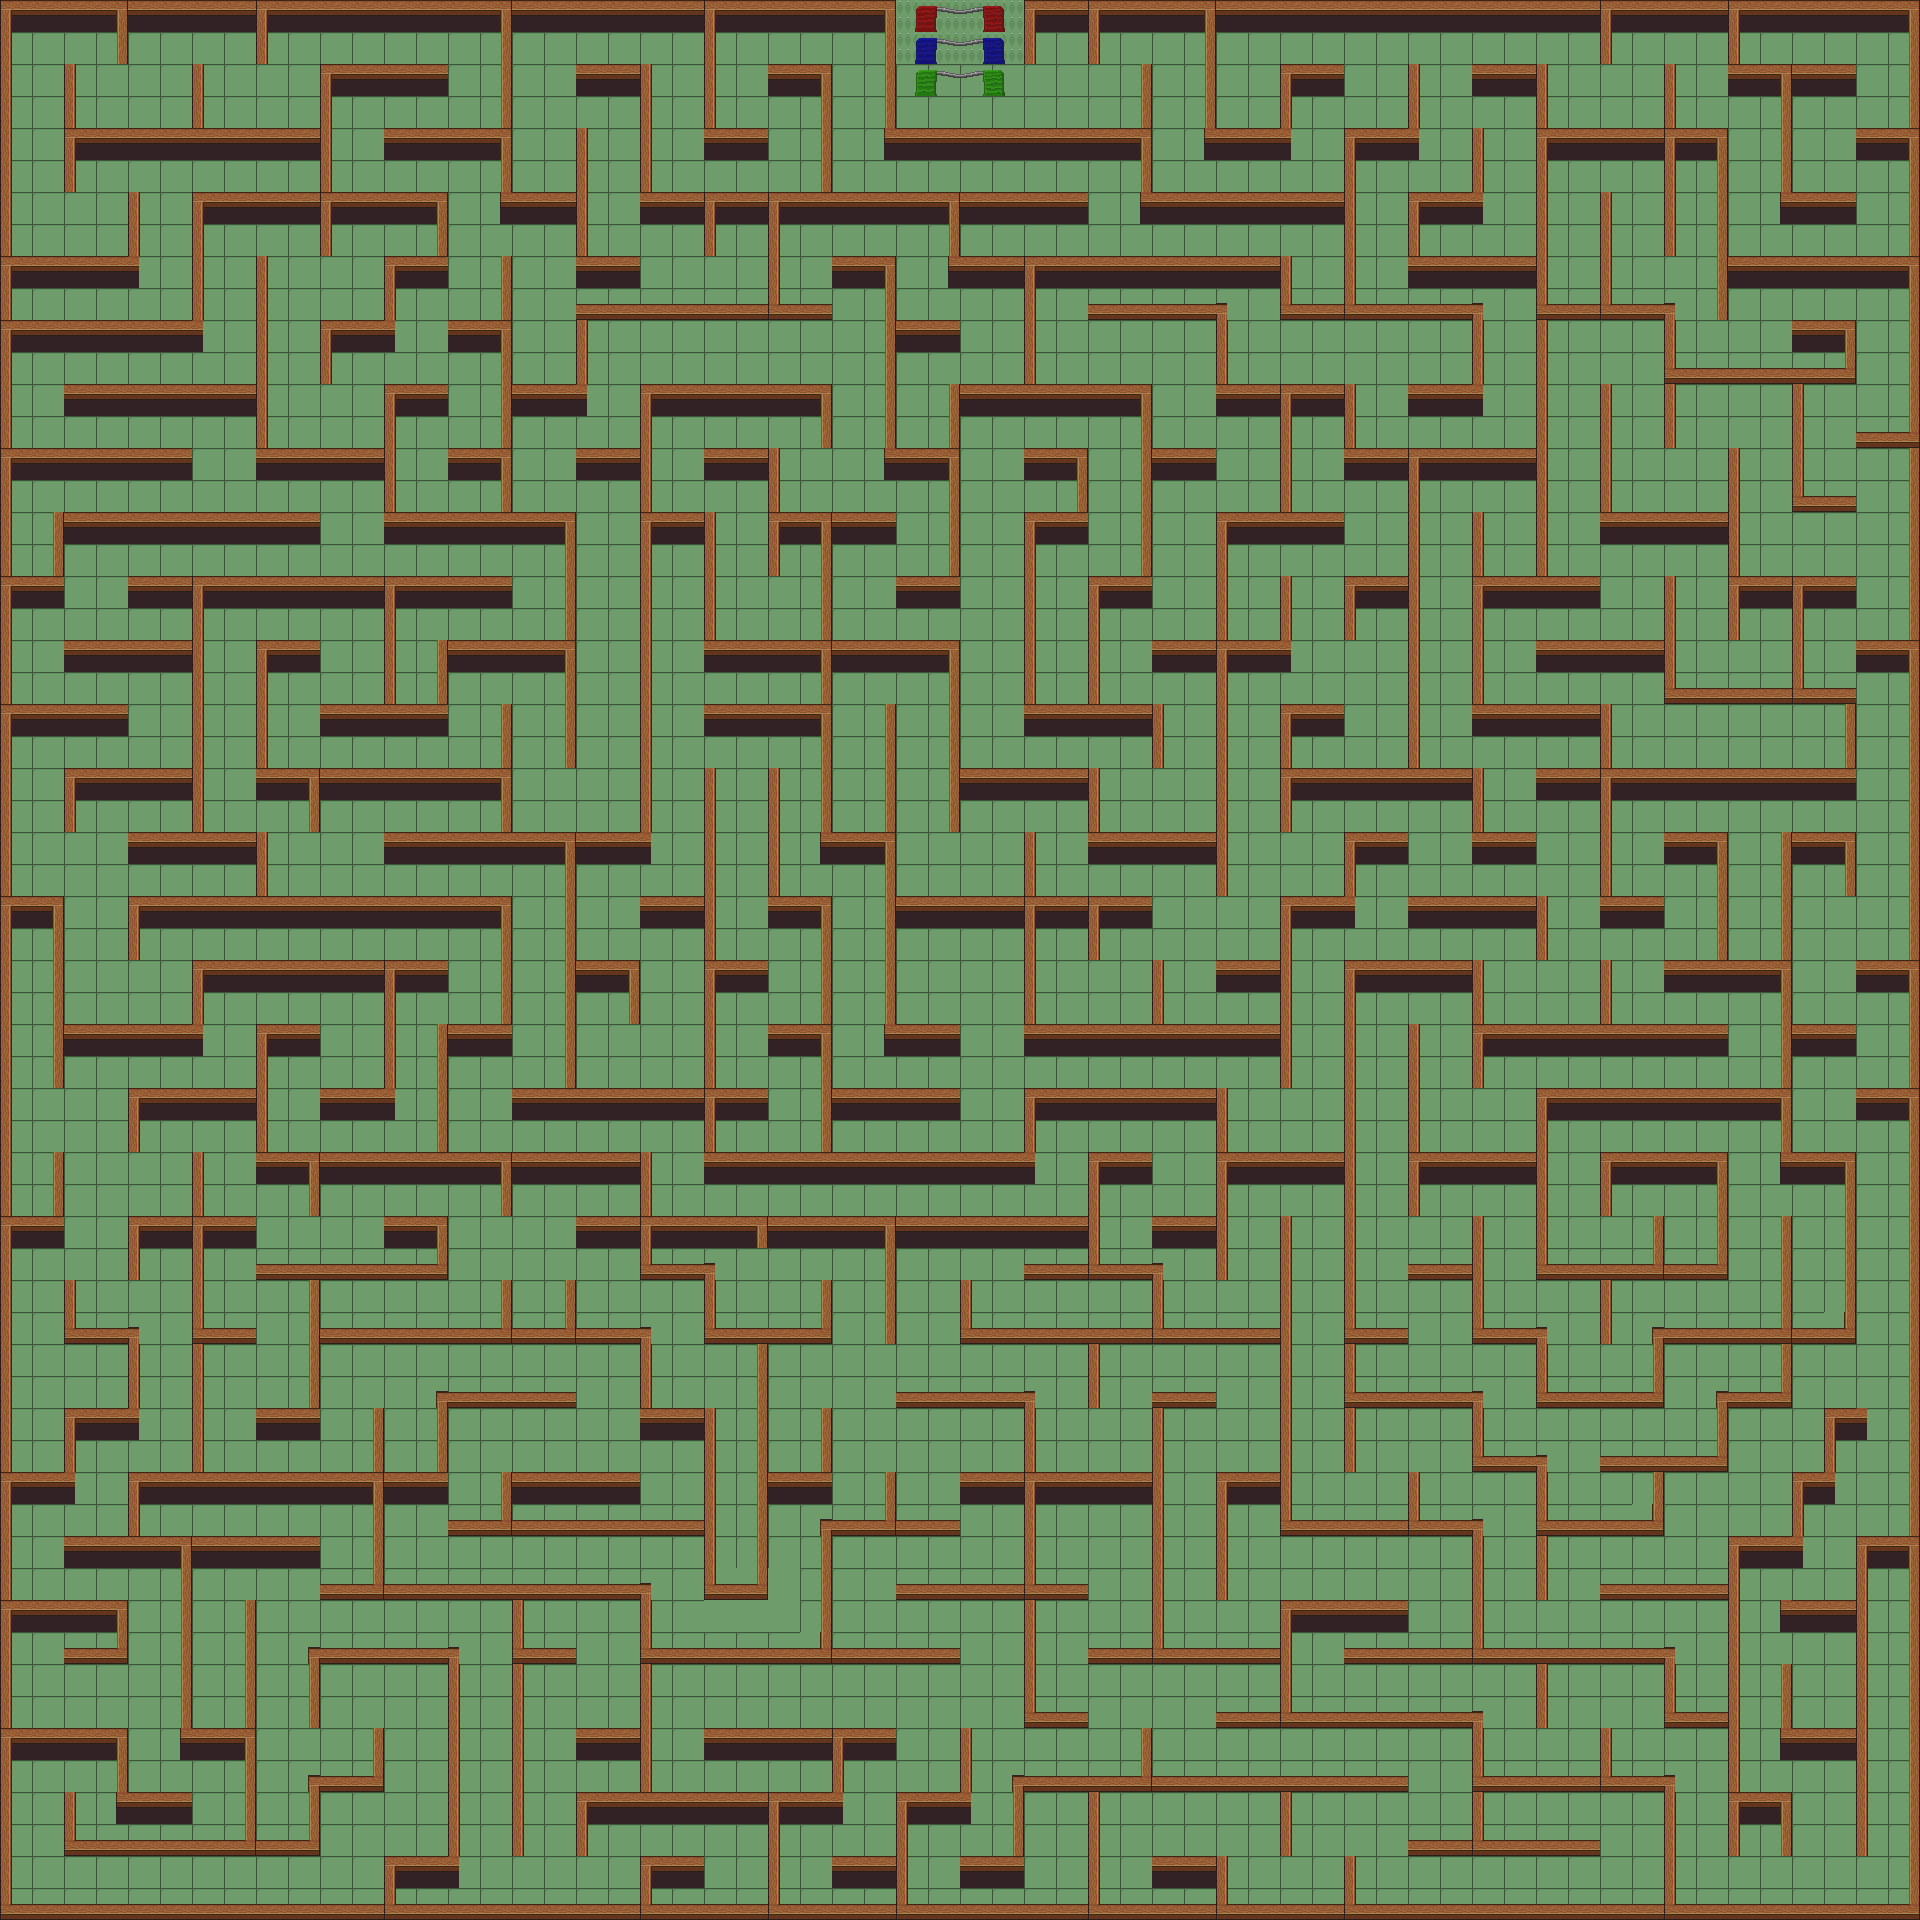

Tiled map render using the project's own tile images. Description and the map definition, with tile-layer contents summarised, below:
An orthogonal 60x60 tile map with 32x32 px tiles, 3 tile layers (Base, Wall-base, Gates), 4 tilesets and 433 objects.

<map version="1.8" tiledversion="1.8.5" orientation="orthogonal" renderorder="right-down" width="60" height="60" tilewidth="32" tileheight="32" infinite="0" nextlayerid="9" nextobjectid="468">
 <editorsettings>
  <export target="testMap6.lua" format="lua" />
 </editorsettings>
 <tileset firstgid="1" name="walls" tilewidth="32" tileheight="32" tilecount="6144" columns="64">
  <image source="walls.png" trans="ff00ff" width="2048" height="3072" />
 </tileset>
 <tileset firstgid="6145" name="walls1" tilewidth="32" tileheight="32" tilecount="6144" columns="64">
  <image source="../sprites/walls1.png" width="2048" height="3072" />
 </tileset>
 <tileset firstgid="12289" name="walls2" tilewidth="32" tileheight="32" tilecount="6144" columns="64">
  <image source="../sprites/walls2.png" width="2048" height="3072" />
 </tileset>
 <tileset firstgid="18433" name="castle" tilewidth="32" tileheight="32" tilecount="192" columns="16">
  <image source="../sprites/castle_tileset3.png" width="512" height="384" />
 </tileset>
 <layer id="4" name="Base" width="60" height="60">
  <data>[3600 cells, 3600 non-empty, 3 distinct tile ids]</data>
 </layer>
 <layer id="1" name="Wall-base" width="60" height="60">
  <data>[3600 cells, 1761 non-empty, 14 distinct tile ids]</data>
 </layer>
 <objectgroup id="8" name="Gate">
  <object id="458" x="910.67" y="5.33333" width="100" height="27.3333" />
  <object id="461" x="910.33" y="35.3333" width="100" height="31.3333" />
  <object id="462" x="910.33" y="68.6667" width="100" height="30" />
 </objectgroup>
 <layer id="7" name="Gates" width="60" height="60">
  <data>[3600 cells, 12 non-empty, 12 distinct tile ids]</data>
 </layer>
 <objectgroup id="5" name="Walls">
  <object id="3" x="0" y="1217" width="11" height="255" />
  <object id="4" x="12" y="1217" width="52" height="14" />
  <object id="5" x="54" y="1153" width="10" height="63" />
  <object id="6" x="0" y="1473" width="11" height="446" />
  <object id="8" x="1" y="448" width="10" height="768" />
  <object id="9" x="1" y="0" width="10" height="447" />
  <object id="10" x="13" y="0" width="500" height="10" />
  <object id="11" x="512" y="-1" width="384" height="11" />
  <object id="13" x="1600" y="-1" width="320" height="10" />
  <object id="14" x="1909" y="9" width="10" height="952" />
  <object id="15" x="1909" y="960" width="10" height="576" />
  <object id="16" x="1909" y="1535" width="11" height="378" />
  <object id="17" x="1217" y="1905" width="691" height="9" />
  <object id="19" x="639" y="1906" width="578" height="9" />
  <object id="20" x="10" y="1906" width="628" height="8" />
  <object id="21" x="640" y="1857" width="10" height="48" />
  <object id="22" x="651" y="1857" width="53" height="10" />
  <object id="23" x="385" y="1857" width="10" height="48" />
  <object id="24" x="397" y="1857" width="61" height="9" />
  <object id="25" x="448" y="1649" width="11" height="207" />
  <object id="26" x="310" y="1649" width="137" height="8" />
  <object id="27" x="309" y="1657" width="10" height="71" />
  <object id="28" x="373" y="1728" width="10" height="58" />
  <object id="29" x="308" y="1777" width="64" height="9" />
  <object id="30" x="310" y="1786" width="9" height="65" />
  <object id="32" x="64" y="1841" width="247" height="8" />
  <object id="33" x="64" y="1793" width="10" height="47" />
  <object id="34" x="118" y="1792" width="73" height="11" />
  <object id="35" x="118" y="1728" width="9" height="63" />
  <object id="36" x="10" y="1728" width="107" height="9" />
  <object id="37" x="245" y="1600" width="11" height="241" />
  <object id="38" x="181" y="1728" width="63" height="10" />
  <object id="39" x="181" y="1546" width="11" height="181" />
  <object id="40" x="64" y="1536" width="256" height="11" />
  <object id="41" x="11" y="1600" width="116" height="11" />
  <object id="42" x="117" y="1612" width="10" height="46" />
  <object id="43" x="64" y="1648" width="53" height="11" />
  <object id="44" x="321" y="1585" width="330" height="10" />
  <object id="45" x="512" y="1595" width="11" height="261" />
  <object id="46" x="524" y="1647" width="53" height="10" />
  <object id="47" x="640" y="1595" width="11" height="197" />
  <object id="48" x="576" y="1728" width="64" height="11" />
  <object id="49" x="577" y="1802" width="9" height="54" />
  <object id="50" x="576" y="1793" width="266" height="9" />
  <object id="51" x="768" y="1804" width="9" height="101" />
  <object id="52" x="703" y="1727" width="195" height="11" />
  <object id="53" x="652" y="1647" width="308" height="11" />
  <object id="54" x="833" y="1856" width="63" height="11" />
  <object id="55" x="897" y="1791" width="10" height="115" />
  <object id="56" x="909" y="1792" width="61" height="11" />
  <object id="57" x="961" y="1728" width="9" height="64" />
  <object id="58" x="961" y="1856" width="64" height="11" />
  <object id="59" x="820" y="1521" width="10" height="126" />
  <object id="60" x="831" y="1521" width="129" height="10" />
  <object id="61" x="885" y="1472" width="10" height="47" />
  <object id="62" x="1013" y="1778" width="10" height="78" />
  <object id="63" x="1089" y="1792" width="9" height="113" />
  <object id="65" x="1024" y="1777" width="385" height="10" />
  <object id="66" x="1141" y="1728" width="11" height="48" />
  <object id="67" x="1153" y="1857" width="64" height="10" />
  <object id="68" x="1218" y="1856" width="8" height="49" />
  <object id="69" x="1281" y="1790" width="10" height="67" />
  <object id="70" x="1345" y="1856" width="10" height="49" />
  <object id="71" x="1409" y="1841" width="192" height="10" />
  <object id="73" x="1473" y="1713" width="10" height="128" />
  <object id="74" x="1483" y="1776" width="192" height="10" />
  <object id="75" x="1601" y="1728" width="10" height="47" />
  <object id="76" x="1664" y="1786" width="10" height="118" />
  <object id="77" x="1728" y="1536" width="10" height="320" />
  <object id="78" x="1738" y="1793" width="54" height="10" />
  <object id="79" x="1782" y="1804" width="9" height="53" />
  <object id="80" x="1857" y="1537" width="11" height="318" />
  <object id="81" x="1870" y="1536" width="39" height="9" />
  <object id="83" x="1782" y="1600" width="74" height="11" />
  <object id="84" x="1781" y="1665" width="10" height="73" />
  <object id="85" x="1791" y="1728" width="67" height="10" />
  <object id="86" x="1738" y="1536" width="65" height="10" />
  <object id="87" x="1793" y="1472" width="10" height="64" />
  <object id="88" x="1805" y="1472" width="30" height="10" />
  <object id="89" x="1825" y="1409" width="9" height="61" />
  <object id="90" x="1836" y="1408" width="30" height="10" />
  <object id="92" x="1600" y="1585" width="127" height="9" />
  <object id="93" x="1215" y="1713" width="258" height="8" />
  <object id="94" x="1856" y="1088" width="52" height="11" />
  <object id="95" x="1792" y="1024" width="64" height="11" />
  <object id="96" x="1856" y="960" width="53" height="10" />
  <object id="97" x="1845" y="832" width="10" height="64" />
  <object id="98" x="1792" y="831" width="53" height="11" />
  <object id="99" x="1845" y="703" width="10" height="66" />
  <object id="100" x="1857" y="640" width="52" height="10" />
  <object id="101" x="1665" y="688" width="189" height="10" />
  <object id="102" x="1793" y="585" width="9" height="101" />
  <object id="103" x="1738" y="577" width="116" height="9" />
  <object id="104" x="1728" y="447" width="10" height="194" />
  <object id="105" x="1803" y="496" width="53" height="10" />
  <object id="106" x="1792" y="384" width="11" height="124" />
  <object id="108" x="1856" y="433" width="53" height="10" />
  <object id="109" x="1794" y="320" width="61" height="10" />
  <object id="110" x="1845" y="331" width="10" height="38" />
  <object id="111" x="1674" y="367" width="181" height="11" />
  </objectgroup>
</map>
<!-- 330 of 433 objects omitted -->
